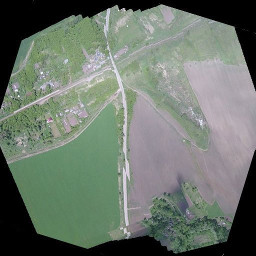
#> input picture Images3/img_0017_aligned_small.jpg, 256 x 256 px, found by its file name
$ jupyter execute --allow-errors HOG+SVM_template_matching.ipynb
#> lines starting #> are read from the running program, lines starting #| are printed output that depends on the picture; pictures that were not available may be replaced by others from this repository, and a replacement may not be noted
[cell 1]
import matplotlib.pyplot as plt
import numpy as np
import cv2

small_image = cv2.imread("./Images3/img_0017_aligned_small.jpg")
#> small_image is the input picture: shape (256, 256, 3); mean B, G, R 107.8, 118.1, 108
big_image = cv2.imread("./Images3/map17_small.jpg")
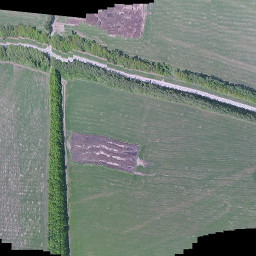
#> input picture Images3/img_0001_aligned_small.jpg, 256 x 256 px, given in place of map17_small.jpg, which was not available
#> big_image is the input picture: shape (256, 256, 3); mean B, G, R 117.8, 125.9, 115.7

def imageFiltration(small_image, big_image):
    small_image = cv2.cvtColor(small_image, cv2.COLOR_BGR2GRAY)
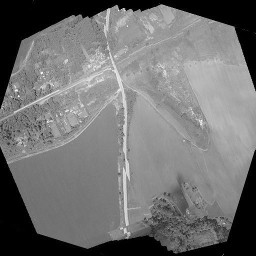
#> small_image: shape (256, 256); min 0, max 253, mean 113.9
    big_image = cv2.cvtColor(big_image, cv2.COLOR_BGR2GRAY)
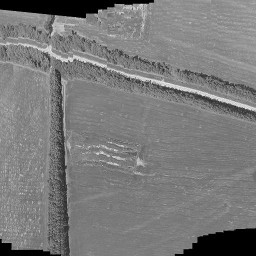
#> big_image: shape (256, 256); min 0, max 235, mean 121.9
    bilateral_result = list()
    gaussian_result = list()
    for index, elem in enumerate([small_image, big_image], 0):
        bilateral_filter = cv2.bilateralFilter(elem, 9, 75, 75)
        gaussian_filter = cv2.GaussianBlur(bilateral_filter, (5, 5), 3)
        gaussian_result.append(gaussian_filter)
#> this loop made 2 passes
#> pass 1, in imageFiltration, `bilateral_filter = cv2.bilateralFilter(elem, 9, 75, 75)`:
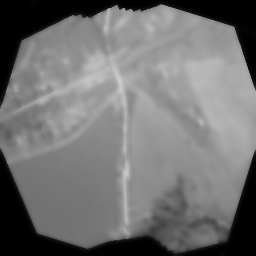
#> bilateral_filter: shape (256, 256); min 0, max 203, mean 113.8
#> pass 2, in imageFiltration, `bilateral_filter = cv2.bilateralFilter(elem, 9, 75, 75)`:
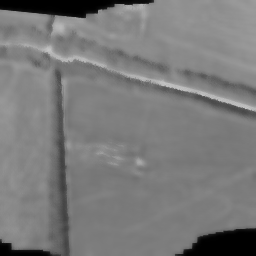
#> bilateral_filter: shape (256, 256); min 0, max 196, mean 121.9
#> after the loop, gaussian_result = 2 items
    #         cv2.imshow("Bilateral" + str(index), bilateral_filter)
    #         cv2.imshow("Gaussian" + str(index), gaussian_filter)
    return gaussian_result

[cell 2]
def inside(r, q):
    rx, ry, rw, rh = r
    qx, qy, qw, qh = q
    return rx > qx and ry > qy and rx + rw < qx + qw and ry + rh < qy + qh

def hogMatching(small_image, big_image):
    winSize = (256, 256)
    cellSize = (16, 16)
    blockSize = (32, 32)
    blockStride = (16, 16)
    gaussian_r = imageFiltration(small_image, big_image)
#> gaussian_r = 2 items
    small, big = gaussian_r[0], gaussian_r[1]

    hog = cv2.HOGDescriptor(winSize, blockSize, blockStride, cellSize, 9)

    feature_small = hog.compute(small)
#> feature_small = 8100 values, max 0.645 at index 569, min 0 at index 0, mean 0.122
    hog.setSVMDetector(feature_small)

    rectPoints, weights = hog.detect(big)
#> rectPoints = [[0, 0]]; weights = [123.7]
    rectPoints = np.array([[x, y, winSize[0], winSize[1]] for (x, y) in rectPoints])
#> rectPoints = [[0, 0, 256, 256]]
    found_filtered = list()


    for ri, r in enumerate(rectPoints):
        for qi, q in enumerate(rectPoints):
            if ri != qi and inside(r, q):
                break
        else:
            found_filtered.append(r)
#> this loop made 1 pass
#> (ri, r) on pass 1: (0, [0, 0, 256, 256])
#> after the loop, found_filtered = [[0, 0, 256, 256]]


    for iter,(xA,yA,xB,yB) in found_filtered:
        cv2.rectangle(big,(xA, yA), (xB, yB), (0,255,0), 1)
#> this loop made 0 passes

    cv2.imshow("Big", big)

#> (the rest of this cell did not finish here and is left out)
